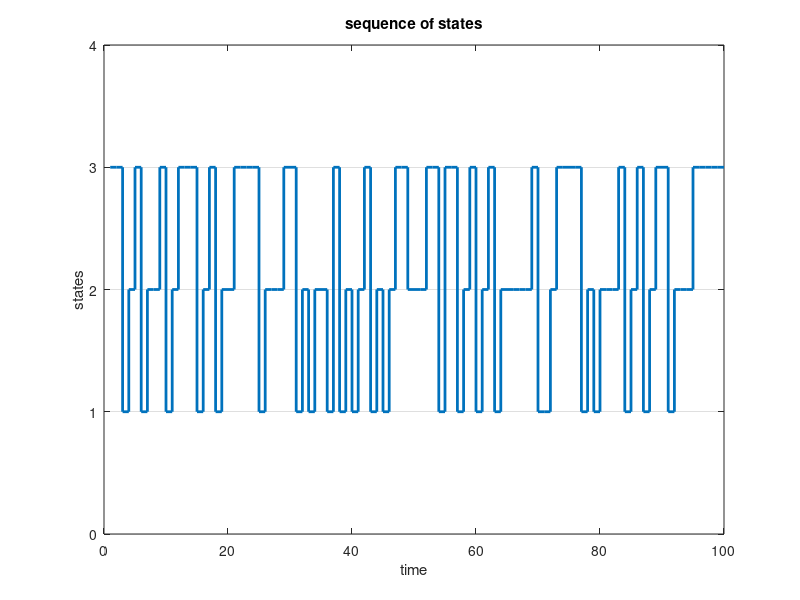

Write the MATLAB code that produced this figure.
%# number of states
N = 3;

%# transition matrix
trans = rand(N,N);
trans = bsxfun(@rdivide, trans, sum(trans,2));

%# probability of being in state i at time t=0
prior = rand(1,N);
prior = prior ./ sum(prior);

%# generate a sequence of states
len = 100;          %# length of sequence
states = zeros(1,len);
states(1) = randsample(N, 1, true, prior);
for t=2:len
    states(t) = randsample(N, 1, true, trans(states(t-1),:));
end

%# show sequence
stairs(states, 'LineWidth',2)
set(gca, 'YGrid','on', 'YLim',[0 N+1])
xlabel('time'), ylabel('states')
title('sequence of states')